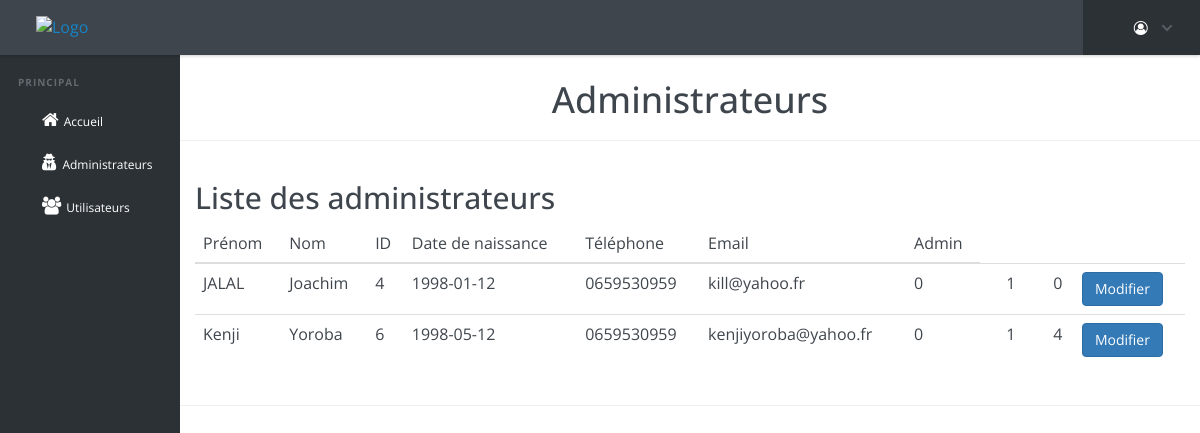
Page /Projet_ANNUEL--CIG-KIKI-KEN/admin/admins.php on the committed database.
### tables this page shows
CREATE TABLE `users` (
  `name` varchar(50) NOT NULL,
  `surname` varchar(50) NOT NULL,
  `id` int(11) NOT NULL,
  `password` varchar(60) NOT NULL,
  `birthday` date NOT NULL,
  `phone` char(10) DEFAULT NULL,
  `email` varchar(100) NOT NULL,
  `is_deleted` tinyint(1) DEFAULT '0',
  `date_updated` timestamp NULL DEFAULT NULL,
  `is_admin` tinyint(1) DEFAULT '0',
  `expiration` datetime DEFAULT NULL,
  `id_subscription` int(11) NOT NULL
);

### Projet_ANNUEL--CIG-KIKI-KEN/admin/admins.php (the view, shortened to what this page needs)
<?php
	require "header-admin.php";
?>
	<section id="page-section">
		<h1 id="page-title">Administrateurs</h1>
		<hr>
		<div class="container">
		    <h2>Liste des administrateurs</h2>
		    <div class="table-responsive">
			    <table class="table">
			   		<thead>
			        	<tr>
				        	<th>Prénom</th>
				       		<th>Nom</th>
				       		<th>ID</th>
					        <th>Date de naissance</th>
				       		<th>Téléphone</th>
					        <th>Email</th>
					        <th>Admin</th>
			      		</tr>
			   		</thead>
			    	<tbody>
				    <?php
						$query = $db->prepare('SELECT * FROM users WHERE is_admin = :is_admin ORDER BY id');
				  		$query->execute([
				  			":is_admin"=>"1"
				  			]);
				  		$allAdmins=$query->fetchAll(PDO::FETCH_ASSOC);
						foreach ($allAdmins as $admin) {
							echo '<tr>';
							foreach ($admin as $key => $value) {
								if ($key != "password") {
									if ($key == "avatar") {
										echo '<td><img class="display-users-img" src="../../img/'.$value.'"></td>';
									}
									else {
										echo '<td>'.$value.'</td>';
									}
								}
							}
							echo '<td><form method="POST" action="editAdmin.php">
										<input type="hidden" name="userId" value="'.$admin["id"].'">
										<input type="submit" class="btn btn-primary" value="Modifier">
									   </form>
								 </td>';
							echo '</tr>';
						}
				    ?>
					</tbody>
				</table>
			</div>
		</div>
		<hr>
	</section>
<?php
	require "footer-admin.php";
?>

### Projet_ANNUEL--CIG-KIKI-KEN/admin/css/admin.css (style rules this page uses)
*, *::after, *::before { box-sizing: border-box; }
.container { width: 100% !important; }
html { font-size: 62.5%; }
body { font-size: 1.6rem; font-family: "Open Sans", sans-serif; color: #3e454c; background-color: #ffffff; }
body::after { clear: both; content: ""; display: table; }
input { font-family: "Open Sans", sans-serif; font-size: 1.6rem; }
#page-section { padding-top: 60px; width: 85%; float: right; }
#page-title { text-align: center; }

### rows in the picture
users: name "JALAL", surname "Joachim", id "4", birthday "1998-01-12", phone "0659530959", email "kill@yahoo.fr", is_deleted "0", is_admin "1", id_subscription "0"
users: name "Kenji", surname "Yoroba", id "6", birthday "1998-05-12", phone "0659530959", email "kenjiyoroba@yahoo.fr", is_deleted "0", is_admin "1", id_subscription "4"
